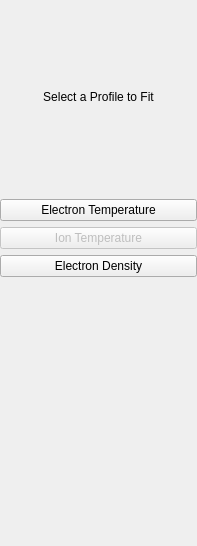
<?xml version="1.0" encoding="UTF-8"?>
<ui version="4.0">
 <class>ProfileSelectWidget</class>
 <widget class="QWidget" name="ProfileSelectWidget">
  <property name="geometry">
   <rect>
    <x>0</x>
    <y>0</y>
    <width>197</width>
    <height>546</height>
   </rect>
  </property>
  <property name="windowTitle">
   <string>Select Profile</string>
  </property>
  <layout class="QGridLayout" name="gridLayout">
   <property name="margin">
    <number>0</number>
   </property>
   <item row="0" column="0">
    <widget class="QFrame" name="frame_2">
     <layout class="QGridLayout" name="gridLayout_3">
      <property name="margin">
       <number>0</number>
      </property>
      <item row="0" column="0">
       <spacer name="verticalSpacer">
        <property name="orientation">
         <enum>Qt::Vertical</enum>
        </property>
        <property name="sizeHint" stdset="0">
         <size>
          <width>20</width>
          <height>40</height>
         </size>
        </property>
       </spacer>
      </item>
      <item row="1" column="0">
       <widget class="QLabel" name="lSelectProfile">
        <property name="sizePolicy">
         <sizepolicy hsizetype="Preferred" vsizetype="Fixed">
          <horstretch>0</horstretch>
          <verstretch>0</verstretch>
         </sizepolicy>
        </property>
        <property name="text">
         <string>Select a Profile to Fit</string>
        </property>
        <property name="alignment">
         <set>Qt::AlignCenter</set>
        </property>
       </widget>
      </item>
      <item row="2" column="0">
       <spacer name="verticalSpacer_3">
        <property name="orientation">
         <enum>Qt::Vertical</enum>
        </property>
        <property name="sizeHint" stdset="0">
         <size>
          <width>20</width>
          <height>40</height>
         </size>
        </property>
       </spacer>
      </item>
      <item row="3" column="0">
       <widget class="QFrame" name="frame">
        <layout class="QGridLayout" name="gridLayout_2">
         <property name="margin">
          <number>0</number>
         </property>
         <item row="2" column="0">
          <widget class="QPushButton" name="bIonTemperature">
           <property name="enabled">
            <bool>false</bool>
           </property>
           <property name="text">
            <string>Ion Temperature</string>
           </property>
          </widget>
         </item>
         <item row="3" column="0">
          <widget class="QPushButton" name="bElectronDensity">
           <property name="text">
            <string>Electron Density</string>
           </property>
          </widget>
         </item>
         <item row="0" column="0">
          <widget class="QPushButton" name="bElectronTemperature">
           <property name="text">
            <string>Electron Temperature</string>
           </property>
          </widget>
         </item>
        </layout>
       </widget>
      </item>
      <item row="4" column="0">
       <spacer name="verticalSpacer_2">
        <property name="orientation">
         <enum>Qt::Vertical</enum>
        </property>
        <property name="sizeHint" stdset="0">
         <size>
          <width>17</width>
          <height>80</height>
         </size>
        </property>
       </spacer>
      </item>
      <item row="5" column="0">
       <spacer name="verticalSpacer_4">
        <property name="orientation">
         <enum>Qt::Vertical</enum>
        </property>
        <property name="sizeHint" stdset="0">
         <size>
          <width>20</width>
          <height>40</height>
         </size>
        </property>
       </spacer>
      </item>
      <item row="6" column="0">
       <spacer name="verticalSpacer_5">
        <property name="orientation">
         <enum>Qt::Vertical</enum>
        </property>
        <property name="sizeHint" stdset="0">
         <size>
          <width>20</width>
          <height>57</height>
         </size>
        </property>
       </spacer>
      </item>
     </layout>
    </widget>
   </item>
  </layout>
 </widget>
 <resources>
  <include location="res.qrc"/>
 </resources>
 <connections/>
</ui>
